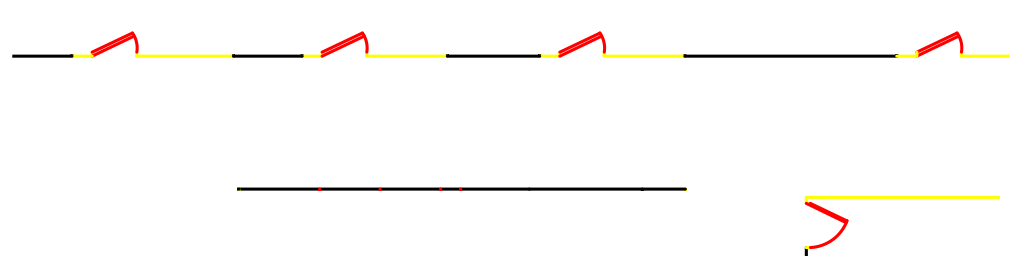
#> input picture Application_Software/Layer_1/maps/input.png, 1031 x 279 px
$ python -i calculate_deviation.py   (imports and definitions only)
#> lines starting #> are read from the running program, lines starting #| are printed output that depends on the picture
import heapq
from math import pi
import numpy as np

from scipy.signal import convolve2d
from scipy.stats import norm

BLUR_RADIUS = 8


SOBEL = np.array([
    [1 +1j,   0 +2j,   -1 +1j],
    [2 +0j,   0 +0j,   -2 +0j],
    [1 -1j,   0 -2j,   -1 -1j]
])

PREWITT = np.array([
    [1 +1j,   0 +1j,   -1 +1j],
    [1 +0j,   0 +0j,   -1 +0j],
    [1 -1j,   0 -1j,   -1 -1j]
])

SCHARR = np.array([
    [ 47 +47j,   0 +162j,    -47 +47j],
    [162  +0j,   0   +0j,   -162  +0j],
    [ 47 -47j,   0 -162j,    -47 -47j]
])

binsIn = [pi/180*i for i in range(-44, 44)]

def calculate_deviation(data: np.ndarray) -> float:
    """Calculates the rotational deviation of a point cloud array with respect to 90° steps. Uses average of Sobel, Prewitt and Scharr operator.

    Args:
    ---
        data (np.ndarray): Point cloud array.

    Returns:
    ---
        float: Estimated deviation in degrees.
    """
    matrices = [SOBEL, PREWITT, SCHARR]

    x = norm.pdf(np.linspace(-2, 2, 2*BLUR_RADIUS + 1))
    k = np.outer(x, x)
    data = convolve2d(data, k)
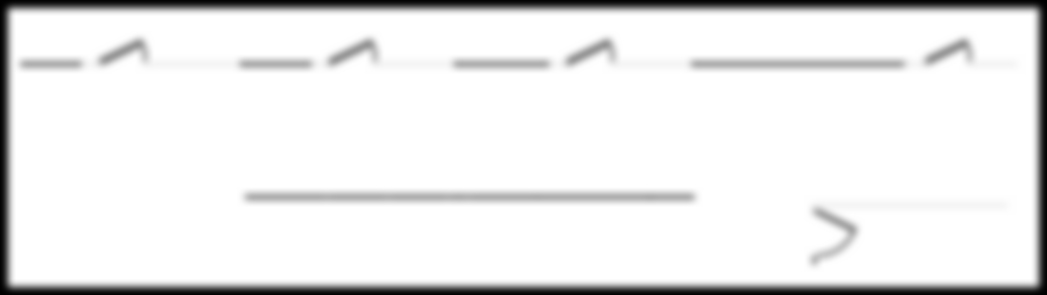
#> data: shape (295, 1047) float64; min 0.743, max 3814.2, mean 3500.4; drawn with min black and max white

    def single_calculation(data: np.ndarray, matrix: np.ndarray) -> float:
        """Calculates the rotational deviation of a point cloud array with respect to 90° steps. Uses operator k.

        Args:
        ---
            data (np.ndarray): Point cloud array.
            matrix (np.ndarray): Complex operator matrix (Sobel, Scharr, Prewitt).

        Returns:
        ---
            float: Estimated deviation in degrees.
        """
        out = convolve2d(data, matrix, 'same')

        direction = ((np.angle(out)+pi/4)%(pi/2))-pi/4

        h, bins = np.histogram(direction, bins=binsIn)
        h = h.tolist()
        h[44] = 0
        angles = []

        m_sum = 0

        maxima = heapq.nlargest(5, h)
        for m in maxima:
            m_sum += m
            i = h.index(m)
            angles.append((bins[i]*180/pi + 0.5))

        return np.average(angles, weights=maxima)

    results = []

    for m in matrices:
        results.append(single_calculation(data, m))
#> this loop made 3 passes
#> maxima in single_calculation on passes 1 to 3: [2745, 2635, 605, 544, 520], [3357, 2470, 604, 565, 537], [3273, 2912, 553, 531, 486]
#> pass 1, in single_calculation, `direction = ((np.angle(out)+pi/4)%(pi/2))-pi/4`:
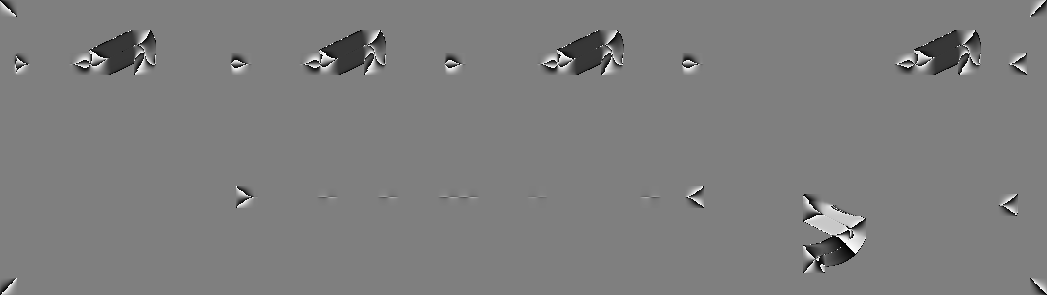
#> direction: shape (295, 1047) float64; min -0.785, max 0.785, mean -0.00675; drawn with min black and max white
#> after the loop, results = [-12.39, -10.7, -12.61]

    return -np.mean(results)

>>> import cv2
>>> picture = cv2.imread('../../../Layer_1/maps/input.png', cv2.IMREAD_GRAYSCALE)
>>> result = calculate_deviation(picture)
#> result = 11.9

$ run again, on Application_Software/Layer_1/maps/map5.png
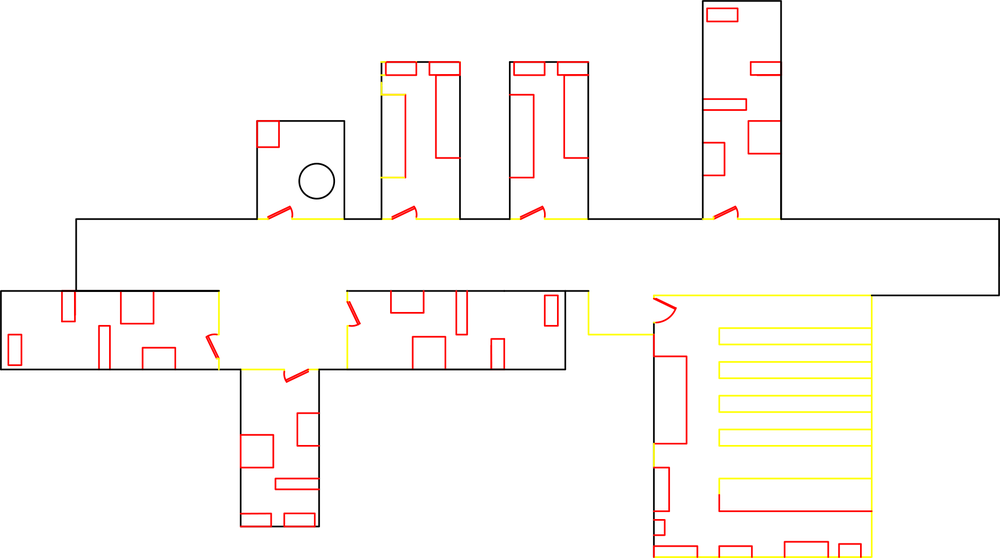
#> input picture Application_Software/Layer_1/maps/map5.png, 1000 x 558 px, shrunk from 1851 x 1032 before the run
#> in calculate_deviation, `data = convolve2d(data, k)`:
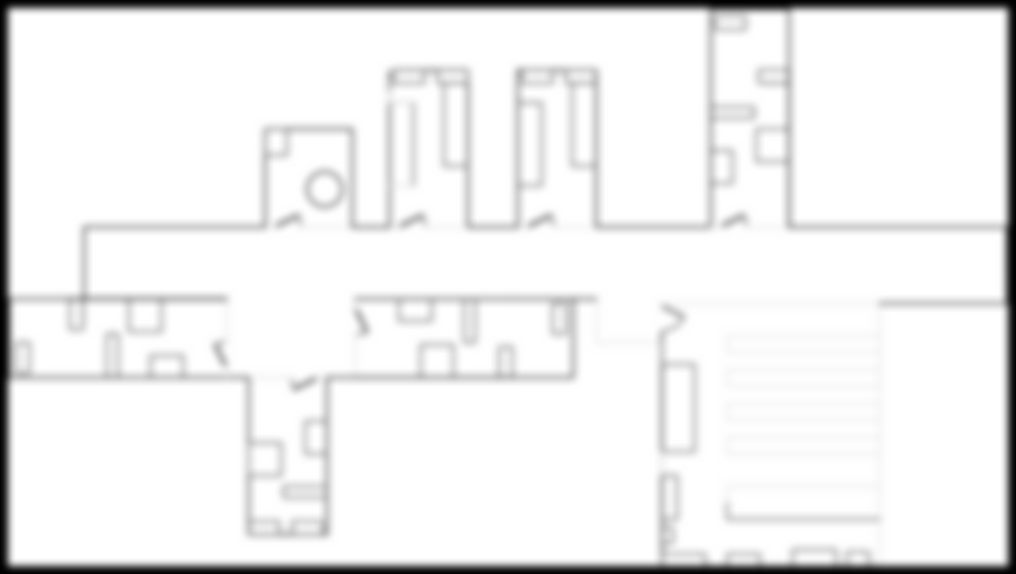
#> data: shape (574, 1016) float64; min 0.743, max 3814.2, mean 3571.5; drawn with min black and max white
#> the loop in calculate_deviation, `for m in matrices:` made 3 passes
#> maxima in single_calculation on passes 1 to 3: [30062, 3460, 3393, 2489, 2347], [28016, 3437, 3342, 2475, 2337], [31594, 3538, 3445, 2495, 2341]
#> pass 1, in single_calculation, `direction = ((np.angle(out)+pi/4)%(pi/2))-pi/4`:
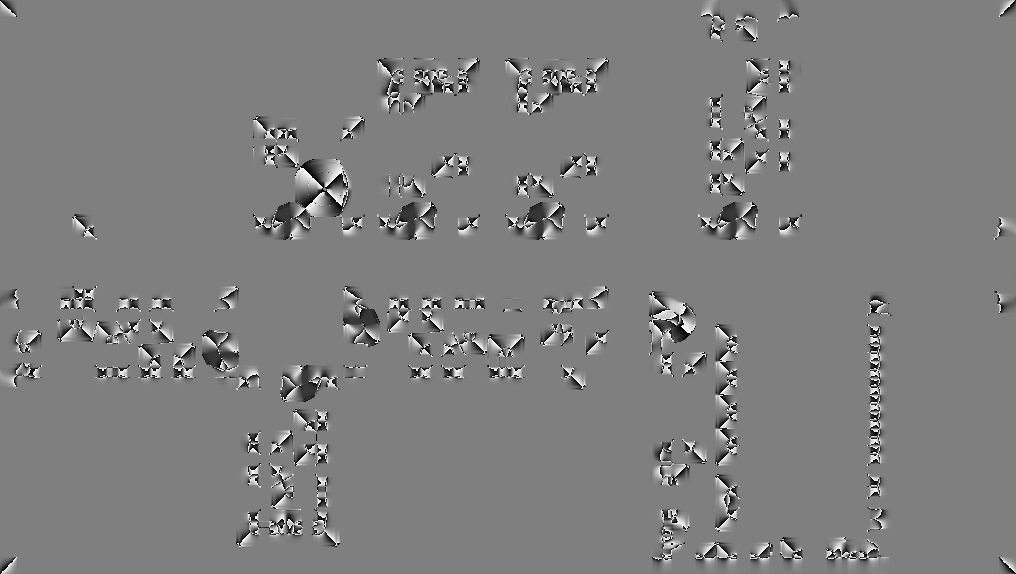
#> direction: shape (574, 1016) float64; min -0.785, max 0.785, mean -0.00238; drawn with min black and max white
#> after the loop in calculate_deviation, `for m in matrices:`: results = [-0.349, -0.341, -0.352]
#> result = 0.347

$ run again, on Application_Software/Layer_1/maps/map6.png
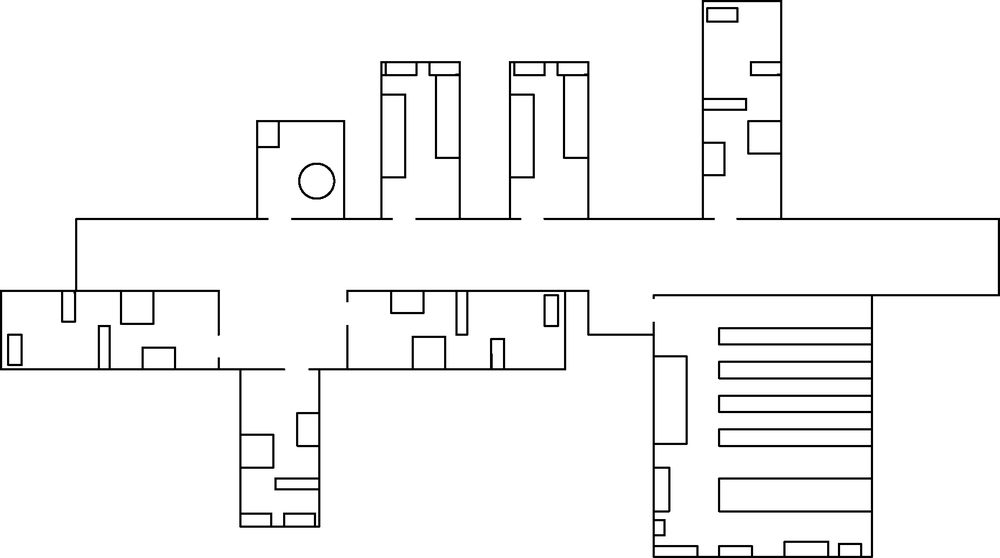
#> input picture Application_Software/Layer_1/maps/map6.png, 1000 x 558 px, shrunk from 1851 x 1032 before the run
#> picture is the input picture: shape (558, 1000); min 0, max 255, mean 245.2
#> in calculate_deviation, `data = convolve2d(data, k)`:
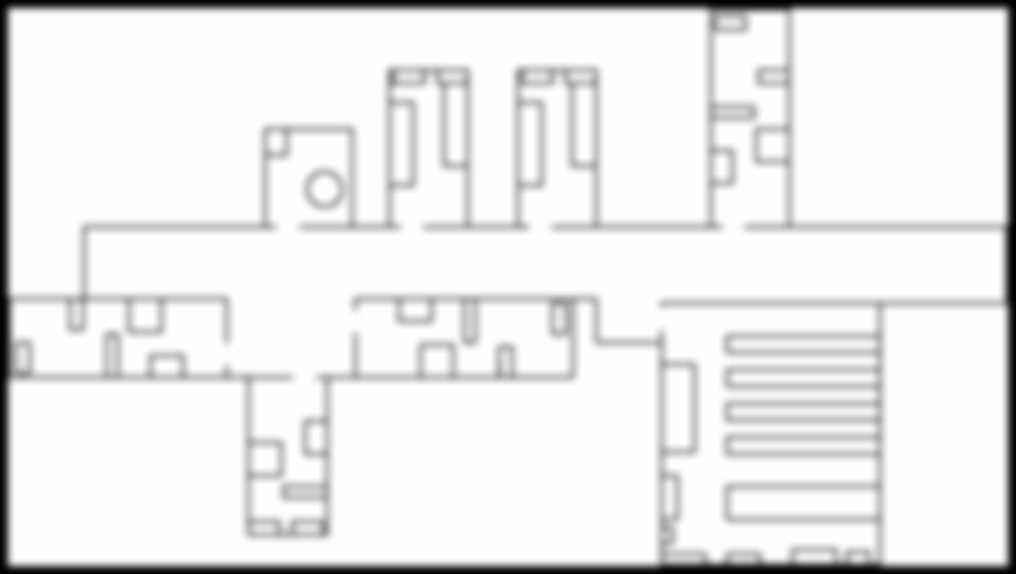
#> data: shape (574, 1016) float64; min 0.293, max 3814.2, mean 3508.8; drawn with min black and max white
#> the loop in calculate_deviation, `for m in matrices:` made 3 passes
#> maxima in single_calculation on passes 1 to 3: [28418, 3143, 3086, 2212, 2149], [28525, 3125, 3021, 2202, 2169], [28117, 3146, 3105, 2232, 2164]
#> pass 1, in single_calculation, `direction = ((np.angle(out)+pi/4)%(pi/2))-pi/4`:
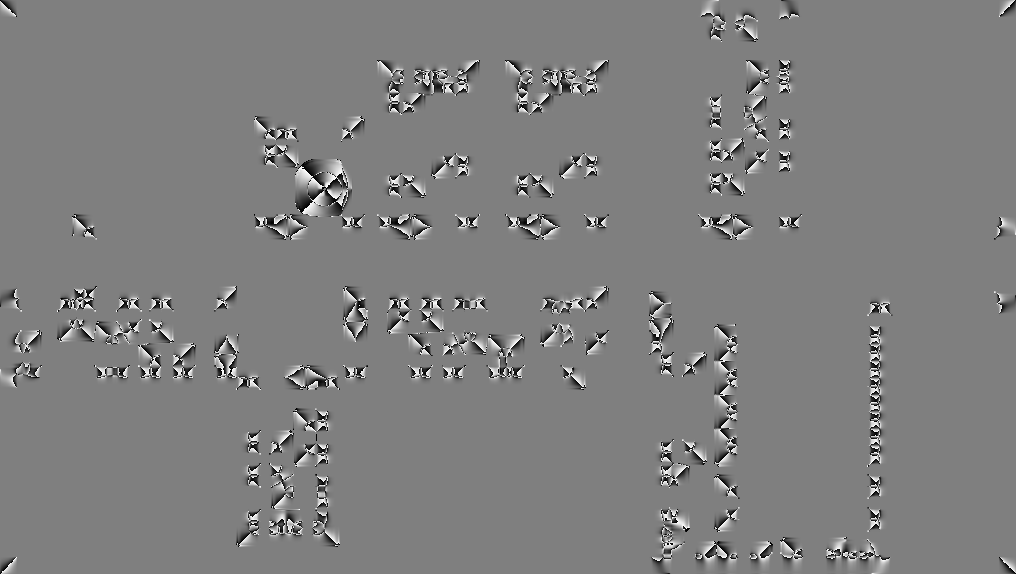
#> direction: shape (574, 1016) float64; min -0.785, max 0.785, mean -0.000543; drawn with min black and max white
#> after the loop in calculate_deviation, `for m in matrices:`: results = [-0.358, -0.359, -0.357]
#> result = 0.358
